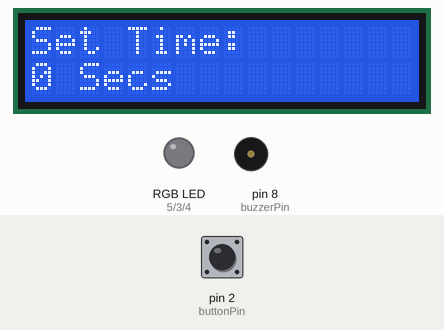
This sketch was run on a simulated Arduino Uno, built with avr-gcc and run on an emulated ATmega328P. On the bench: 16×2 character LCD, an RGB LED mixed from three pins (HIGH = lit), buzzer (waves = sounding, pin HIGH). Inputs (shaded band) come from the test bench; at power-on: pin 2 (buttonPin) HIGH.

Above: at 1.2 s.
1.3 s: pin 2 (buttonPin) pulled LOW for 0.15 s
At 2.0 s:
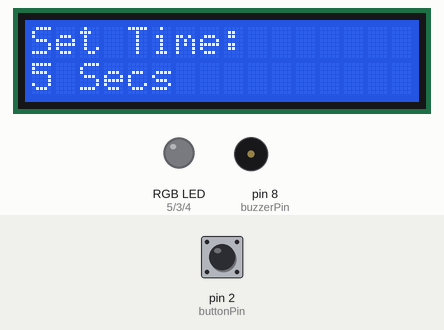
2.9 s: pin 2 (buttonPin) pulled LOW for 1 s
At 3.4 s:
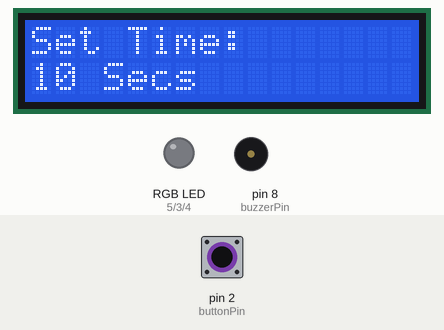
5.4 s: pin 2 (buttonPin) pulled LOW for 0.15 s
At 6.4 s:
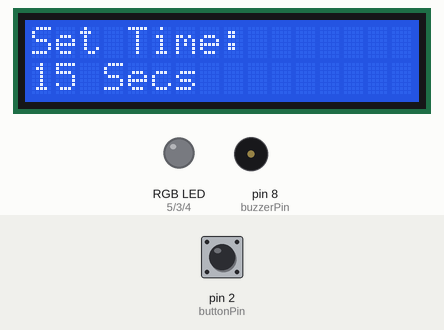
7.0 s: pin 2 (buttonPin) pulled LOW for 1 s
At 7.5 s:
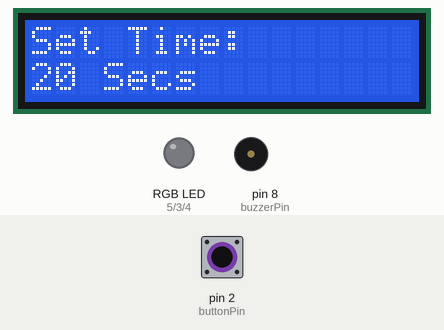
9.5 s: pin 2 (buttonPin) pulsed LOW 2 times (0.12 s each, 0.3 s apart)
At 10.6 s:
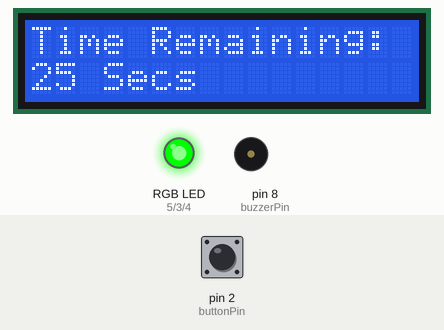
Timing chart, 0 to 25.3 s (numbered marks = the images above; inputs shaded):
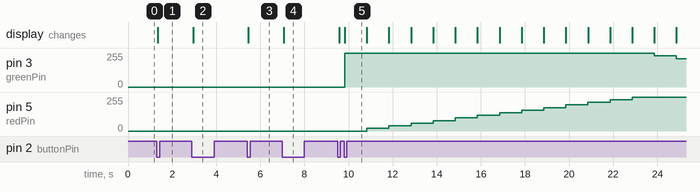

The sketch:

Birthdaycountdown.ino
```cpp
#include <Wire.h>
#include <LiquidCrystal_I2C.h>

// 1. CREATE THE LCD OBJECT
LiquidCrystal_I2C lcd(0x27, 16, 2);

void setColor(int red, int blue, int green);
void playHappyBirthday(void);

#define redPin 5
#define greenPin 3
#define bluePin 4
#define buzzerPin 8
#define buttonPin 2  // <--- NEW: Button connected to Pin 2

int timer = 0;            // Start at 0 seconds
int initialTimer = 0;     // Remembers the starting time for the color fade
unsigned long elapsedSecond = 0;

bool isRunning = false;   // <--- NEW: Tracks if we are in Setup Mode or Countdown Mode

// Button tracking variables
int lastButtonState = HIGH;
unsigned long lastClickTime = 0;

void setup() {
  lcd.init();
  lcd.backlight();

  lcd.setCursor(0, 0);
  lcd.print("Set Time:      ");

  pinMode(redPin, OUTPUT);
  pinMode(greenPin, OUTPUT);
  pinMode(bluePin, OUTPUT);
  pinMode(buzzerPin, OUTPUT);

  // <--- NEW: Activates the internal pull-up resistor for the button!
  pinMode(buttonPin, INPUT_PULLUP);
}

void loop() {

  // ==========================================
  // MODE 1: SETUP MODE (Waiting for button)
  // ==========================================
  if (isRunning == false) {
    lcd.setCursor(0, 1);
    lcd.print(timer);
    lcd.print(" Secs  ");

    int currentButtonState = digitalRead(buttonPin);

    // Check if button was just pressed (went from HIGH to LOW)
    if (lastButtonState == HIGH && currentButtonState == LOW) {
      unsigned long pressTime = millis();

      // If the last click was less than 400ms ago, it's a double-click!
      if (pressTime - lastClickTime < 400) {
        isRunning = true;         // Start the timer!
        initialTimer = timer;     // Lock in the total time for the fade math

        lcd.setCursor(0, 0);
        lcd.print("Time Remaining:");
        elapsedSecond = millis(); // Reset the 1-second tracker
        setColor(0, 255, 0);      // Turn on initial Green light
      }
      else {
        // Single click - add 5 seconds
        timer += 5;
      }

      lastClickTime = pressTime;
      delay(50); // Simple debounce to prevent accidental double-clicks
    }

    lastButtonState = currentButtonState;
  }

  // ==========================================
  // MODE 2: COUNTDOWN MODE
  // ==========================================
  else {
    lcd.setCursor(0, 1);
    lcd.print(timer);
    lcd.print(" Secs  ");

    if (timer == 0){
      lcd.setCursor(0, 0);
      lcd.print("Timer is up!   ");

      while (true) {
        playHappyBirthday();
        delay(2000);
      }
    }

    if (millis() - elapsedSecond > 1000){
      timer--;
      elapsedSecond = millis();
    }

    // --- UPDATED GRADUAL FADE LOGIC ---
    // Now dynamically calculates based on whatever time you set!
    int halfTime = initialTimer / 2;

    if (timer > halfTime) {
      int redBrightness = map(timer, initialTimer, halfTime, 0, 255);
      setColor(redBrightness, 255, 0);
    }
    else if (timer > 0) {
      int greenBrightness = map(timer, halfTime, 0, 255, 0);
      setColor(255, greenBrightness, 0);
    }
    else {
      setColor(255, 0, 0); // Solid Red
    }
  }
}

void setColor(int red, int green, int blue){
  analogWrite(redPin, red);
  analogWrite(bluePin, blue);
  analogWrite(greenPin, green);
}

void playHappyBirthday(void) {
  int melody[] = {
    262, 262, 294, 262, 349, 330,
    262, 262, 294, 262, 392, 349,
    262, 262, 523, 440, 349, 330, 294,
    466, 466, 440, 349, 392, 349
  };

  int noteDurations[] = {
    250, 250, 500, 500, 500, 1000,
    250, 250, 500, 500, 500, 1000,
    250, 250, 500, 500, 500, 500, 1000,
    250, 250, 500, 500, 500, 1000
  };

  for (int i = 0; i < 25; i++) {
    if (i % 2 == 0) {
      lcd.backlight();
      setColor(255, 0, 0);
    } else {
      lcd.noBacklight();
      setColor(0, 0, 0);
    }

    int duration = noteDurations[i];
    tone(buzzerPin, melody[i], duration);

    int pauseBetweenNotes = duration * 1.30;
    delay(pauseBetweenNotes);

    noTone(buzzerPin);
  }

  lcd.backlight();
  setColor(255, 0, 0);
}
```

Measured:
- after the input at 1.3 s, the display: changes after 0.06 s (image 1)
- after the input at 2.9 s, the display: changes after 0.06 s (image 2)
- after the input at 5.4 s, the display: changes after 0.06 s (image 3)
- after the input at 7.0 s, the display: changes after 0.06 s (image 4)
- after the input at 9.5 s, pin 3 (greenPin): 0/255 → 255/255 after 0.32 s, → 234/255 14.0 s later, → 213/255 1.0 s later; pin 5 (redPin): moves from 0/255 to 255/255 over 12.0 s, starting after 1.3 s; the display: first changes after 0.07 s (image 5 shows a later state)
